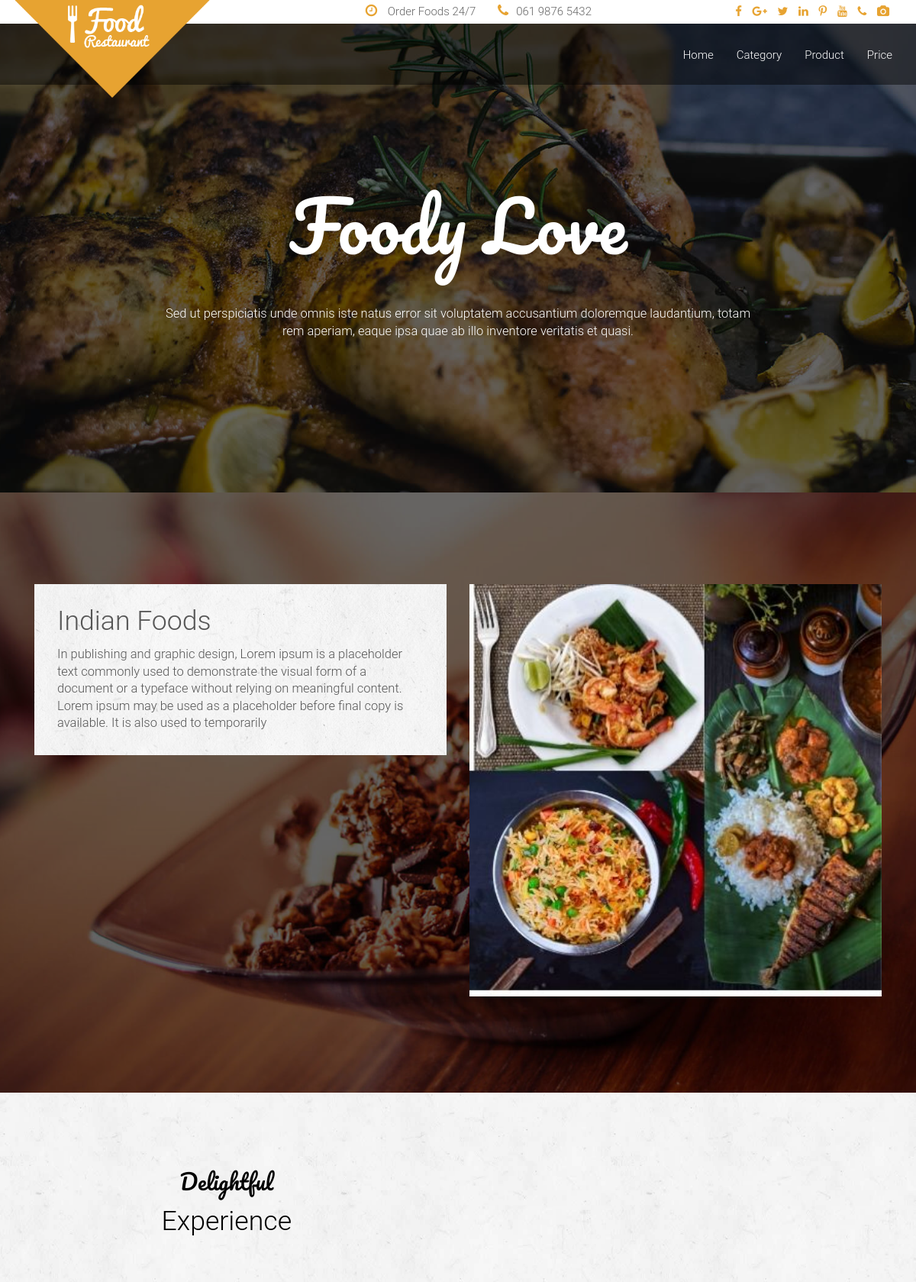
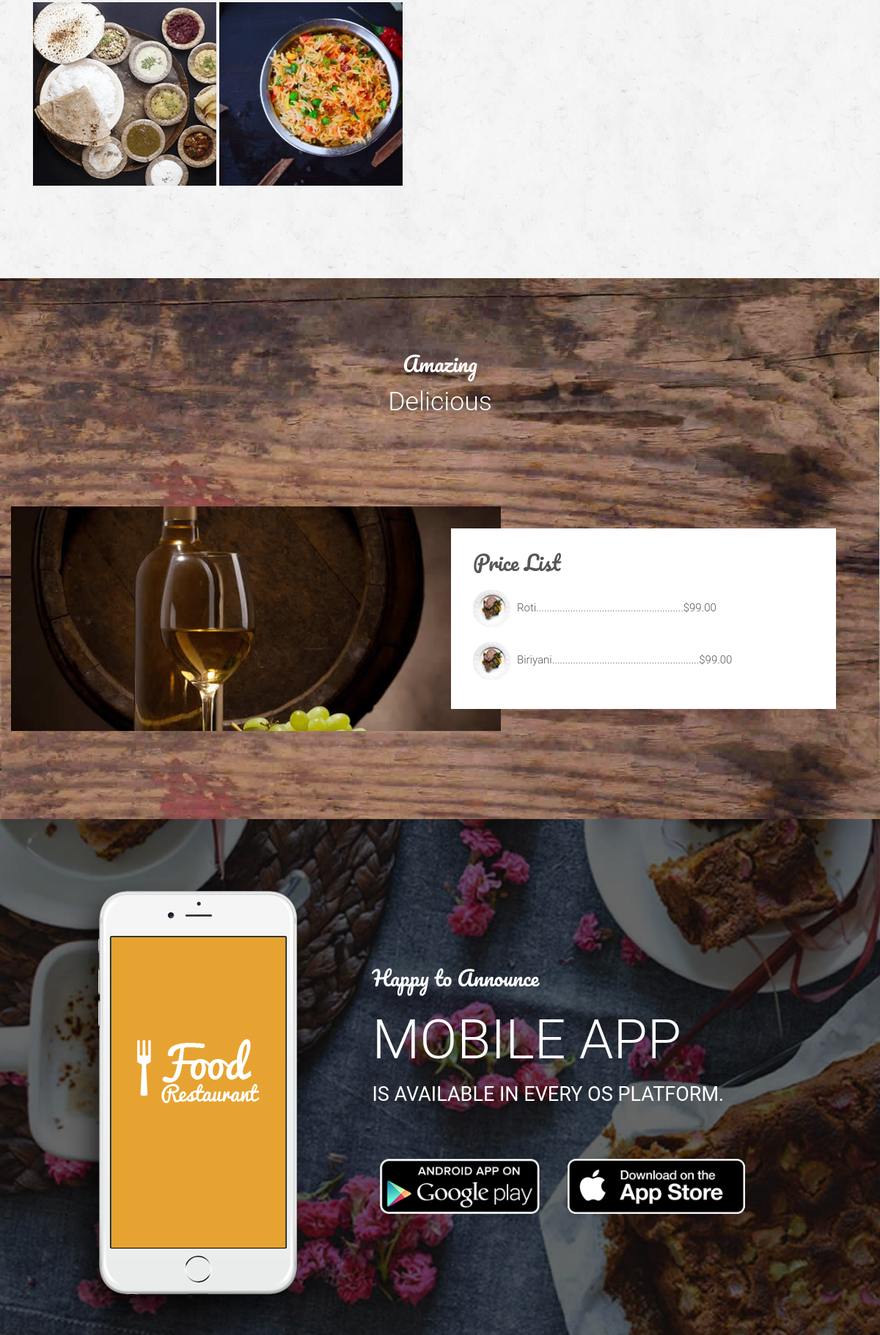
/indian-foods/ (upper part), run on the app's committed database (2 pictures, top to bottom).
### food/models.py (models this page shows, shortened)
class Category(models.Model):
    name = models.CharField(max_length=250, unique=True)
    slug = models.SlugField(max_length=250, unique=True)
    desc = models.TextField(blank=True)
    image = models.ImageField(upload_to='category', blank=True)
    class Mete:
        ordering = ('name',)
        verbose_name = 'category'
        verbose_name_plural = 'categories'
    def get_url(self):
        return reverse("product_by_category", args=[self.slug])

class Product(models.Model):
    name = models.CharField(max_length=250, unique=True)
    slug = models.SlugField(max_length=250, unique=True)
    desc = models.TextField(blank=True)
    image = models.ImageField(upload_to='product', blank=True)
    category = models.ForeignKey(Category, on_delete=models.CASCADE)
    price = models.DecimalField(max_digits=10, decimal_places=2)
    stock = models.IntegerField()
    available = models.BooleanField(default=True)
    created = models.DateTimeField(auto_now=True)
    updated = models.DateTimeField(auto_now=True)
    class Mete:
        ordering = ('name',)
        verbose_name = 'product'
        verbose_name_plural = 'products'
    def get_url(self):
        return reverse("P_detail", args=[self.category.slug, self.slug])

### food/views.py (the view)
# urls.py: path('', views.index, name='index'),
def index(request, c_slug=None):
    c_page = None
    products = None
    if c_slug != None:
        c_page = get_object_or_404(Category, slug=c_slug)
        products = Product.objects.filter(category=c_page, available=True)
    else:
        products = Product.objects.all().filter(available=True)
    return render(request, "index.html", {'category': c_page, 'products': products})

### food/context_processors.py (called while the page is built)
def menu_links(request):
    links = Category.objects.all()
    return dict(links=links)

### templates/index.html (shortened to what this page needs)
{% load static %}
<!doctype html>
 <html class="no-js" lang="">
    <head>
        <link rel="stylesheet" href="{% static 'assets/css/bootstrap.min.css' %}">
        <link rel="stylesheet" href="{% static 'assets/css/font-awesome.min.css' %}">
        <link rel="stylesheet" href="{% static 'assets/css/animate/animate.css' %}" />
        <link rel="stylesheet" href="{% static 'assets/css/plugins.css' %}" />
        <link rel="stylesheet" href="{% static 'assets/css/style.css' %}">
        <link rel="stylesheet" href="{% static 'assets/css/responsive.css' %}" />
    </head>
    <body>
        <header id="home" class="navbar-fixed-top">
            <div class="header_top_menu clearfix">
                <div class="container">
                    <div class="row">
                        <div class="col-md-5 col-md-offset-3 col-sm-12 text-right">
                            <div class="call_us_text">
								<a href=""><i class="fa fa-clock-o"></i> Order Foods 24/7</a>
								<a href=""><i class="fa fa-phone"></i>061 9876 5432</a>
							</div>
                        </div>
                        <div class="col-md-4 col-sm-12">
                            <div class="head_top_social text-right">
                                <a href=""><i class="fa fa-facebook"></i></a>
                                <a href=""><i class="fa fa-google-plus"></i></a>
                                <a href=""><i class="fa fa-twitter"></i></a>
                                <a href=""><i class="fa fa-linkedin"></i></a>
                                <a href=""><i class="fa fa-pinterest-p"></i></a>
                                <a href=""><i class="fa fa-youtube"></i></a>
                                <a href=""><i class="fa fa-phone"></i></a>
                                <a href=""><i class="fa fa-camera"></i></a>
                            </div>
                        </div>
                    </div>
                </div>
            </div>
            <div class="main_menu_bg">
                <div class="container">
                    <div class="row">
                        <nav class="navbar navbar-default">
                            <div class="container-fluid">
                                <div class="navbar-header">
                                    <a class="navbar-brand our_logo" href="#"><img src="{% static 'assets/images/logo.png' %}" alt="" /></a>
                                </div>
                                <div class="collapse navbar-collapse" id="bs-example-navbar-collapse-1">
                                    <ul class="nav navbar-nav navbar-right">
                                        <li><a href="{% url 'index' %}">Home</a></li>
                                                <li class="nav-item dropdown">
                                                    <a class="nav-link dropdown-toggle" href="#" id="navbarDarkDropdownMenuLink" role="button" data-toggle="dropdown" aria-expanded="false">
                                                        Category
                                                    </a>
                                                </li>
                                        <li><a href="#portfolio">Product</a></li>
                                        <li><a href="#ourPakeg">Price</a></li>
                                    </ul>
                                </div>
                            </div>
                        </nav>
                    </div>
                </div>
            </div>
        </header>
        <section id="slider" class="slider">
            <div class="slider_overlay">
                <div class="container">
                    <div class="row">
                        <div class="main_slider text-center">
                            <div class="col-md-12">
                                <div class="main_slider_content wow zoomIn" data-wow-duration="1s">
                                    <h1>Foody Love</h1>
                                    <p>Sed ut perspiciatis unde omnis iste natus error sit voluptatem accusantium doloremque laudantium, totam rem aperiam, eaque ipsa quae ab illo inventore veritatis et quasi. </p>
                                </div>
                            </div>
                        </div>
                    </div>
                </div>
            </div>
        </section>
        <section id="Category" class="features">
            <div class="slider_overlay">
                <div class="container">
                    <div class="row">
                        <div class="main_features_content_area  wow fadeIn" data-wow-duration="3s">
                            <div class="col-md-12">
                                {% if category %}
                                <div class="main-picture text-left">
                                    <div class="col-md-6">
                                        <div class="single_features_text">
                                            <h3>{{category.name}}</h3>
                                            <p>{{category.desc}}</p>
                                            {% endif %}
                                        </div>
                                    </div>
                                    <div class="col-md-6">
                                        <img class="my_image" src="{{category.image.url}}" style="width:900px;"  alt="{{category.name}}">
                                            </div>
                                </div>
                            </div>
                        </div>
                    </div>
                </div>
            </div>
        </section>
        <section id="portfolio" class="portfolio">
            <div class="container">
                <div class="row">
                    <div class="portfolio_content text-center  wow fadeIn" data-wow-duration="5s">
                        <div class="col-md-12">
                            <div class="head_title text-center">
                                <h4>Delightful</h4>
                                <h3>Experience</h3>
                            </div>
                            <div class="main_portfolio_content">
                                <div class=" col-9 col-sm-12 ">
                                {% for prd in products %}
                                        <a href="{{prd.get_url}}"> <img src="{{ prd.image.url }}" style="width:250px;height:250px;" alt="" /></a>
                                        {% endfor %}
                                </div>
                            </div>
                        </div>
                    </div>
                </div>
            </div>
        </section>
        <section id="ourPakeg" class="ourPakeg">
            <div class="container">
                <div class="main_pakeg_content">
                    <div class="row">
                        <div class="head_title text-center">
                            <h4>Amazing</h4>
                            <h3>Delicious</h3>
                        </div>
                        <div class="single_pakeg_one text-right wow rotateInDownRight">
                            <div class="col-md-6 col-md-offset-6 col-sm-8 col-sm-offset-4">
                                <div class="single_pakeg_text">
                                    <div class="pakeg_title">
                                        <h4>Price List</h4>
                                    </div>
                                    <ul>
                                        {% for prd in products %}
                                        <li>{{prd.name}}........................................................${{prd.price}} </li>
                                        {% endfor %}
                                    </ul>
                                </div>
                            </div>
                        </div>
                    </div>
                </div>
            </div>
        </section>
        <section id="mobaileapps" class="mobailapps">
            <div class="slider_overlay">
                <div class="container">
                    <div class="row">
                        <div class="main_mobail_apps_content wow zoomIn">
                            <div class="col-md-5 col-sm-12 text-center">
                                <img src="{% static 'assets/images/iphone.png' %}" alt="" />
                            </div>
                            <div class="col-md-7 col-sm-12">
                                <div class="single_monail_apps_text">
                                    <h4> Happy to Announce </h4>
                                    <h1>Mobile App <span>is Available in every OS platform.</span></h1>
                                    <a href=""><img src="{% static 'assets/images/google.png' %}" alt="" /></a>
                                    <a href=""><img src="{% static 'assets/images/apps.png' %}" alt="" /></a>
                                </div>
                            </div>
                        </div>
                    </div>
                </div>
            </div>
        </section>
    </body>
</html>

### data on the page
Category: name "Indian Foods", desc "In publishing and graphic design, Lorem ipsum is a placeholder text commonly used to demonstrate the visual form of a document or a typeface without relying on meaningful content. Lorem ipsum may be used as a placeholder before final copy is available. It is also used to temporarily", image (picture)
Product: image (picture), name "Roti", price "99.00"
Product: image (picture), name "Biriyani", price "99.00"
